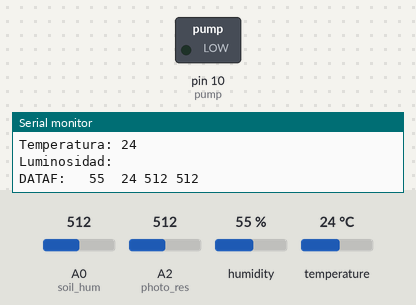
Bench run of a sketch on a simulated Arduino Uno, built with avr-gcc and run on an emulated ATmega328P. Shown: switched loads named in the sketch (green lamp = pin HIGH), the last lines printed to the serial monitor. Dashed ring = blinking. The test bench sets the inputs (shaded band); at power-on: A0 (soil_hum) = 512, A2 (photo_res) = 512, humidity 55 %, temperature 24 °C.

Above: at 2.0 s.
2.1 s: A0 (soil_hum) set to 493
At 2.9 s:
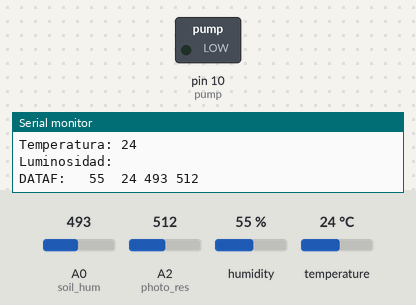
3.8 s: A2 (photo_res) set to 108
5.5 s: A2 (photo_res) set to 94
8.2 s: A0 (soil_hum) set to 510
At 8.93 s:
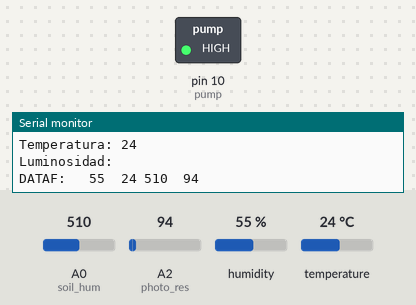
15.0 s: A0 (soil_hum) set to 490
At 16.1 s:
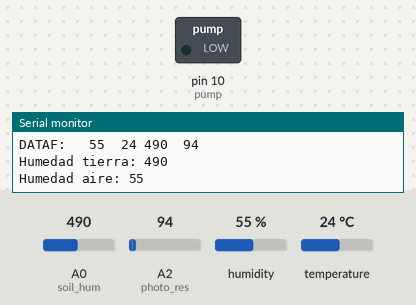
16.7 s: A0 (soil_hum) set to 716
At 18.1 s:
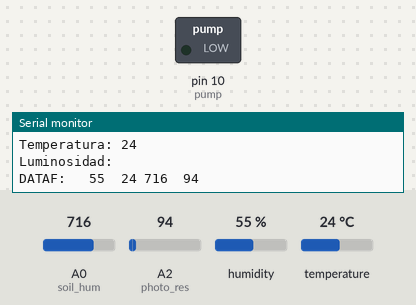
Timing chart, 0 to 22.3 s (numbered marks = the images above; inputs shaded):
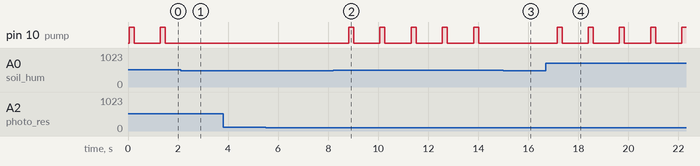

Measured:
- the behaviour switches between 500 and 499 on A0 (soil_hum) (found by bisection; images 0 and 1)
- after the input at 2.1 s, pin 10 (pump): stays LOW (without the input it goes to HIGH after 0.45 s)
- after the input at 8.2 s, pin 10 (pump): alternates HIGH for 0.20 s and LOW for 1.0 s, starting after 0.63 s
- after the input at 15.0 s, pin 10 (pump): stops changing and stays LOW
- after the input at 16.7 s, pin 10 (pump): alternates HIGH for 0.20 s and LOW for 1.0 s, starting after 0.44 s
- by itself, pin 10 (pump): alternates HIGH for 0.20 s and LOW for 1.0 s

The sketch:

sensorsAndPump.ino
```cpp
#include <DHT.h>
#include <Wire.h>

int soil_hum = A0;
int pump = 10;// moisture sensor is connected with the analog pin A1 of the Arduino
int msvalue = 0; // moisture sensor value
int sensor_dht = 9;
int photo_res = A2;
int lum = 0;
int temp = 0, air_hum = 0;
int data[4] = {0, 0, 0, 0};
int x = 0;
boolean flag = false;
char humAir[4];
char tempAir[4];
char humDirt[4];
char light[4];
char dataF[16];


DHT dht(sensor_dht, DHT11);

void setup() {

  Wire.begin(0x20);
  Wire.onRequest(sendData);
  Serial.begin(9600);
  dht.begin();
  pinMode(soil_hum, INPUT);
  pinMode(lum, INPUT);
  pinMode(pump, OUTPUT);

}


void sendData(){

  Wire.write(dataF);

}

void loop()
{
  air_hum = dht.readHumidity();
  temp = dht.readTemperature();
  msvalue = analogRead(soil_hum);
  lum = analogRead(photo_res);

  itoa(air_hum, humAir, 10);
  itoa(temp, tempAir, 10);
  itoa(msvalue, humDirt, 10);
  itoa(lum, light, 10);

  sprintf(dataF, "%04s%04s%04s%04s",humAir,tempAir,humDirt,light);

  Serial.print("Humedad tierra: ");
  Serial.println(humDirt);
  Serial.print("Humedad aire: ");
  Serial.println(humAir);
  Serial.print("Temperatura: ");
  Serial.println(tempAir);
  Serial.print("Luminosidad: ");
  Serial.println(light);
  Serial.print("DATAF: ");
  Serial.println(dataF);
  Serial.println();


  if (msvalue >= 500)
  {
    digitalWrite(pump, HIGH);
    delay(200);
    digitalWrite(pump, LOW);
  }
  delay(1000);
}
```
